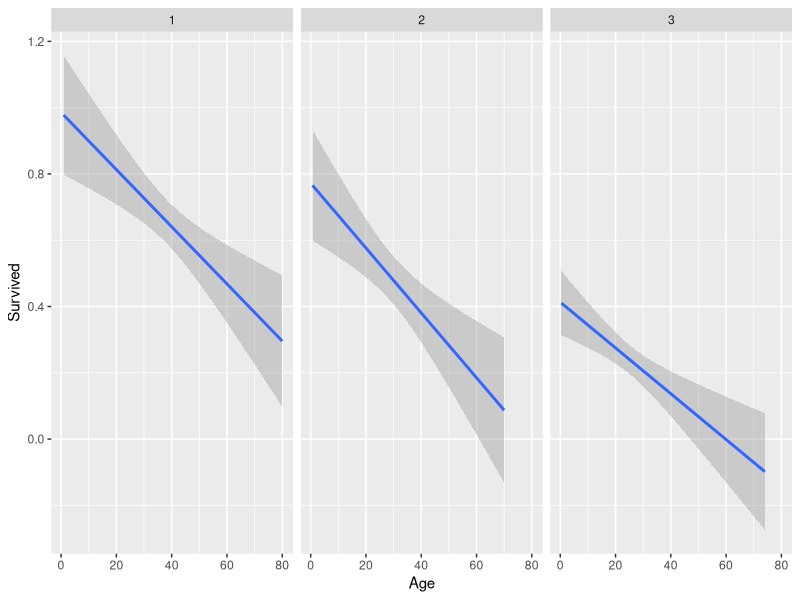
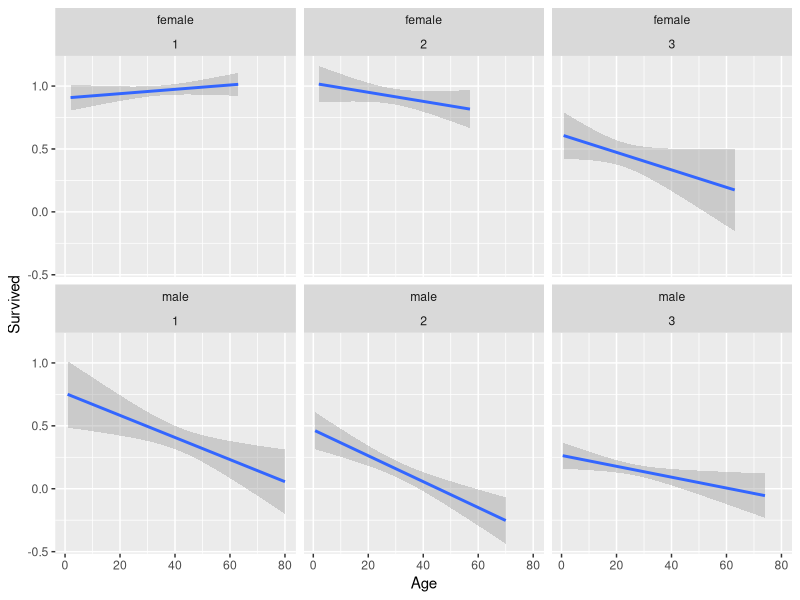
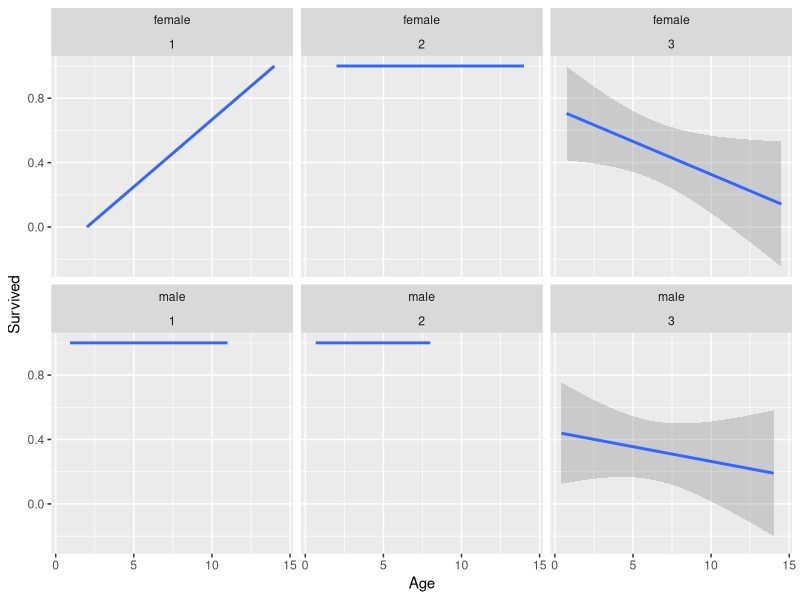
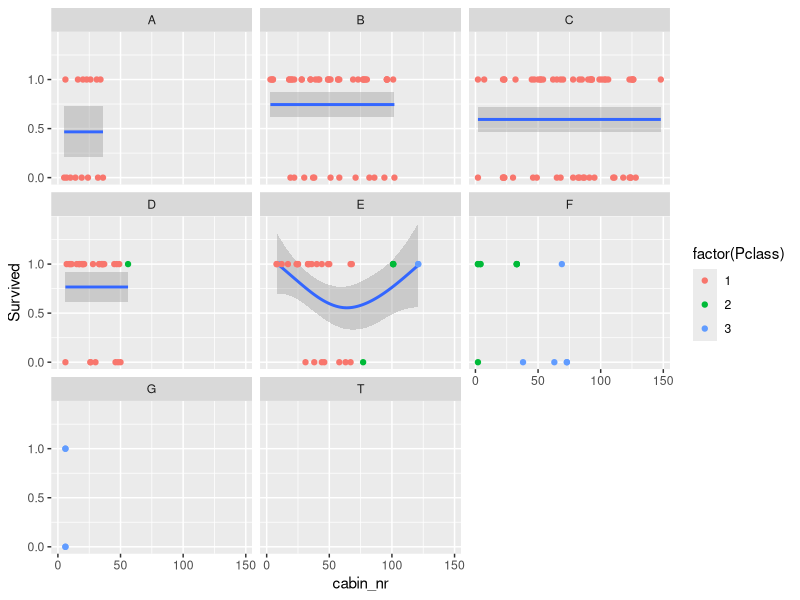

Generate these figures, in order, with R:
## ---- chunk 1
require(dplyr)
require(ggplot2)
require(stringr)

titanic <- read.csv('./data/train.csv')

## ---- chunk 2
# 1.
titanic %>% summarize(mean(Survived))
# end 1.

# 2.a - First and third 
titanic %>% group_by(Pclass) %>% summarize(class_prop = mean(Survived))

# 2.b - Males did not fare so well.
titanic %>% group_by(Sex) %>% summarize(gender_prop = mean(Survived))

# 2.c
#Age and class
ggplot(data = titanic %>% filter(!is.na(Age)),
       aes(x = Age, y = Survived)) +
  stat_smooth(method="glm",family="binomial") + facet_grid(~Pclass)

# Does age moderate the gender effect?
ggplot(data = titanic %>% filter(!is.na(Age)),
       aes(x = Age, y = Survived)) +
  stat_smooth(method="glm",family="binomial") + facet_wrap(~Sex + Pclass,ncol=3)

# 2.c.1 Modelling really young children.
ggplot(data = titanic %>% filter(Age < 15),
       aes(x = Age, y = Survived)) +
  stat_smooth(method="glm",family="binomial") + facet_wrap(~Sex + Pclass,ncol=3)
    
# 2.d
titanic_cabins <- titanic %>% filter(!Cabin == "") %>% mutate(cabin_category = substr(Cabin,1,1)) %>% 
  mutate(cabin_nr = as.numeric(str_extract(Cabin,"[0-9]+")))

titanic_cabins %>% group_by(cabin_category) %>%
  summarize(count = n(), surv_prop = mean(Survived), mean(Fare), number_of_children = sum(Age < 15,na.rm=T)/count, number_of_men = sum(Sex == "male", na.rm=T)/count)

# Let's use vis to understand this cabin situation.
ggplot(data = titanic_cabins, aes(x = cabin_nr, y = Survived)) + 
  stat_smooth(method = "gam", family="binomial") +
  geom_point(aes(colour=factor(Pclass))) + facet_wrap(~cabin_category,ncol=3)

## ---- chunk 3

# What does the distribution of cabins look like for different classes?
titanic %>% 
  mutate(has_cabin = ifelse(Cabin == "", 0,1)) %>%
  group_by(Pclass) %>%
  summarize(cabin_proportion = mean(has_cabin))

# What's going on with the first class passengers who don't have cabins. That's weird. Looks like it is just missing data.

titanic %>% 
  filter(Pclass == 1 & Cabin == "")

# What about the second class passengers that have a cabin?
titanic %>% 
  filter(Pclass == 2 & Cabin != "")
## ---- chunk 4

